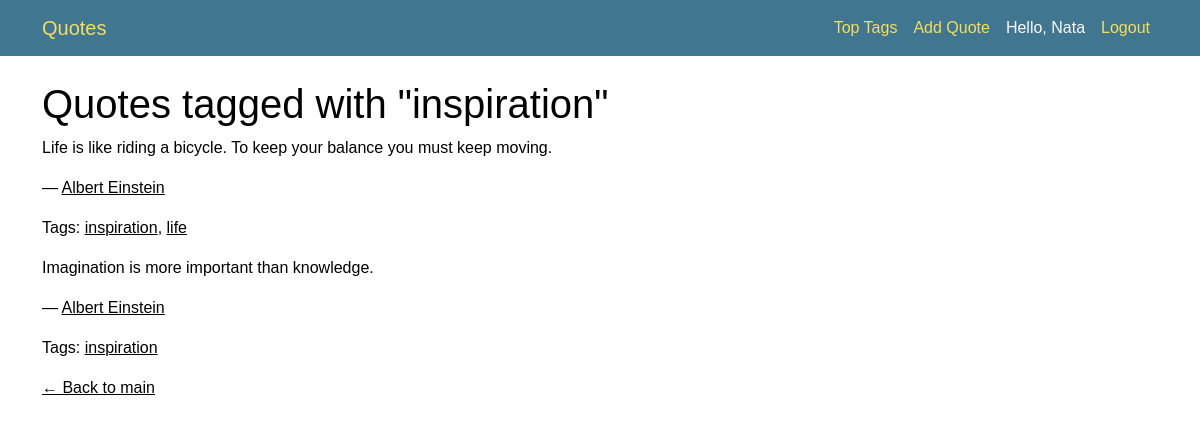
/tag/inspiration/ (signed in), run on the app's committed database.
### quotes/models.py (models this page shows, shortened)
class Tag(models.Model):
    name = models.CharField(max_length=50, unique=True)

class Quote(models.Model):
    quote = models.TextField()
    author = models.ForeignKey(Author, on_delete=models.CASCADE)
    tags = models.ManyToManyField(Tag)
    created_by = models.ForeignKey(User, on_delete=models.CASCADE)

class Author(models.Model):
    fullname = models.CharField(max_length=255, unique=True)
    born_date = models.CharField(max_length=100)
    born_location = models.CharField(max_length=255)
    description = models.TextField()

### quotes/views.py (the view)
# urls.py: path('tag/<str:tag_name>/', views.quotes_by_tag, name='quotes_by_tag'),
def quotes_by_tag(request, tag_name):
    quotes = Quote.objects.filter(tags__name=tag_name)
    return render(request, 'quotes/quotes_by_tag.html', {
        'quotes': quotes,
        'tag': tag_name
    })

### quotes/templates/quotes/quotes_by_tag.html
{% extends 'quotes/base.html' %}
{% block content %}
  <h1>Quotes tagged with "{{ tag }}"</h1>
  {% for quote in quotes %}
    <div>
        <blockquote>{{ quote.quote }}</blockquote>
        <p>— <a href="{% url 'author_detail' author_id=quote.author.id %}">{{ quote.author.fullname }}</a></p>
        <p>Tags:
            {% for tag in quote.tags.all %}
                <a href="{% url 'quotes_by_tag' tag.name %}">{{ tag.name }}</a>{% if not forloop.last %}, {% endif %}
            {% endfor %}
        </p>
    </div>
  {% empty %}
    <p>No quotes found with this tag.</p>
  {% endfor %}
  <a href="{% url 'main' %}">← Back to main</a>
{% endblock %}

### quotes/templates/quotes/base.html (shortened to what this page needs)
{% load static %}
<!DOCTYPE html>
<html lang="en">
<head>
    <link href="https://cdn.jsdelivr.net/npm/bootstrap@5.3.3/dist/css/bootstrap.min.css" rel="stylesheet">
    <link rel="stylesheet" href="{% static 'css/style.css' %}">
</head>
<body>
    <nav class="navbar navbar-expand-lg navbar-dark bg-dark mb-4">
        <div class="container">
            <a class="navbar-brand" href="{% url 'home' %}">Quotes</a>
            <div class="navbar-nav">
                <a class="nav-link" href="{% url 'top_tags' %}">Top Tags</a>
                <a class="nav-link" href="{% url 'add_quote' %}">Add Quote</a>
                <span class="nav-link text-light">Hello, {{ user.username }}</span>
                <a class="nav-link" href="{% url 'logout' %}">Logout</a>
            </div>
        </div>
    </nav>
    <div class="container">
        {% block content %}{% endblock %}
    </div>
</body>
</html>

### quotes/static/css/style.css (style rules this page uses)
html[data-theme="light"], :root { --primary: #79aec8; --secondary: #417690; --accent: #f5dd5d; --primary-fg: #fff; --body-fg: #333; --body-bg: #fff; --body-quiet-color: #666; --body-medium-color: #444; --body-loud-color: #000; --header-color: #ffc; --header-branding-color: var(--accent); --header-bg: var(--secondary); --header-link-color: var(--primary-fg); --breadcrumbs-fg: #c4dce8; --breadcrumbs-link-fg: var(--body-bg); --breadcrumbs-bg: #264b5d; --link-fg: #417893; --link-hover-color: #036; --link-selected-fg: var(--secondary); --hairline-color: #e8e8e8; --border-color: #ccc; --error-fg: #ba2121; --message-success-bg: #dfd; --message-warning-bg: #ffc; --message-error-bg: #ffefef; --darkened-bg: #f8f8f8; --selected-bg: #e4e4e4; --selected-row: #ffc; --button-fg: #fff; --button-bg: var(--secondary); --button-hover-bg: #205067; --default-button-bg: #205067; --default-button-hover-bg: var(--secondary); --close-button-bg: #747474; --close-button-hover-bg: #333; --delete-button-bg: #ba2121; --delete-button-hover-bg: #a41515; --object-tools-fg: var(--button-fg); --object-tools-bg: var(--close-button-bg); --object-tools-hover-bg: var(--close-button-hover-bg); --font-family-primary: "Segoe UI", system-ui, Roboto, "Helvetica Neue", Arial, sans-serif, "Apple Color Emoji", "Segoe UI Emoji", "Segoe UI Symbol", "Noto Color Emoji"; --font-family-monospace: ui-monospace, Menlo, Monaco, "Cascadia Mono", "Segoe UI Mono", "Roboto Mono", "Oxygen Mono", "Ubuntu Monospace", "Source Code Pro", "Fira Mono", "Droid Sans Mono", "Courier New", monospace, "Apple Color Emoji", "Segoe UI Emoji", "Segoe UI Symbol", "Noto Color Emoji"; color-scheme: light; }
body { background-color: var(--primary-fg); color: var(--text-color); font-family: Arial, sans-serif; }
.navbar { background-color: var(--secondary) !important; }
.navbar a { color: var(--accent) !important; }
h1 { color: var(--primary-color); }
a { color: var(--accent-color); }

### data on the page
Tag: name "inspiration"
Quote: quote "Life is like riding a bicycle. To keep your balance you must keep moving.", author.fullname "Albert Einstein"
Tag: name "life"
Quote: quote "Imagination is more important than knowledge.", author.fullname "Albert Einstein"

### other printed values
{{ user.username }} "Nata"
